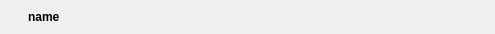
<?xml version="1.0" encoding="UTF-8"?>
<ui version="4.0">
 <class>check_item_widget</class>
 <widget class="QWidget" name="check_item_widget">
  <property name="geometry">
   <rect>
    <x>0</x>
    <y>0</y>
    <width>495</width>
    <height>34</height>
   </rect>
  </property>
  <property name="windowTitle">
   <string>Form</string>
  </property>
  <layout class="QVBoxLayout" name="verticalLayout">
   <property name="spacing">
    <number>0</number>
   </property>
   <property name="margin">
    <number>0</number>
   </property>
   <item>
    <widget class="QFrame" name="frame">
     <property name="frameShape">
      <enum>QFrame::NoFrame</enum>
     </property>
     <layout class="QHBoxLayout" name="horizontalLayout">
      <property name="spacing">
       <number>4</number>
      </property>
      <property name="leftMargin">
       <number>4</number>
      </property>
      <property name="topMargin">
       <number>0</number>
      </property>
      <property name="rightMargin">
       <number>4</number>
      </property>
      <property name="bottomMargin">
       <number>0</number>
      </property>
      <item>
       <widget class="QLabel" name="state_icon">
        <property name="minimumSize">
         <size>
          <width>20</width>
          <height>20</height>
         </size>
        </property>
        <property name="maximumSize">
         <size>
          <width>20</width>
          <height>20</height>
         </size>
        </property>
        <property name="text">
         <string/>
        </property>
        <property name="pixmap">
         <pixmap resource="resources.qrc">:/icons/clock.png</pixmap>
        </property>
        <property name="scaledContents">
         <bool>true</bool>
        </property>
       </widget>
      </item>
      <item>
       <widget class="QLabel" name="check_name">
        <property name="font">
         <font>
          <weight>75</weight>
          <bold>true</bold>
         </font>
        </property>
        <property name="text">
         <string>name</string>
        </property>
       </widget>
      </item>
      <item>
       <spacer name="horizontalSpacer">
        <property name="orientation">
         <enum>Qt::Horizontal</enum>
        </property>
        <property name="sizeHint" stdset="0">
         <size>
          <width>560</width>
          <height>20</height>
         </size>
        </property>
       </spacer>
      </item>
      <item>
       <widget class="QToolButton" name="scan_btn">
        <property name="toolTip">
         <string>&lt;html&gt;&lt;head/&gt;&lt;body&gt;&lt;p&gt;&lt;span style=&quot; font-weight:600; color:#ffff00;&quot;&gt;开始检查&lt;/span&gt;&lt;/p&gt;&lt;/body&gt;&lt;/html&gt;</string>
        </property>
        <property name="text">
         <string/>
        </property>
        <property name="icon">
         <iconset>
          <normalon>:/icons/play_icon.png</normalon>
         </iconset>
        </property>
        <property name="autoRaise">
         <bool>true</bool>
        </property>
       </widget>
      </item>
      <item>
       <widget class="QToolButton" name="solve_btn">
        <property name="toolTip">
         <string>&lt;html&gt;&lt;head/&gt;&lt;body&gt;&lt;p&gt;&lt;span style=&quot; font-weight:600; color:#ffff00;&quot;&gt;自动修改&lt;/span&gt;&lt;/p&gt;&lt;/body&gt;&lt;/html&gt;</string>
        </property>
        <property name="text">
         <string/>
        </property>
        <property name="icon">
         <iconset>
          <normalon>:/icons/correct.png</normalon>
         </iconset>
        </property>
        <property name="autoRaise">
         <bool>true</bool>
        </property>
       </widget>
      </item>
      <item>
       <widget class="QToolButton" name="skip_btn">
        <property name="toolTip">
         <string>&lt;html&gt;&lt;head/&gt;&lt;body&gt;&lt;p&gt;&lt;span style=&quot; font-weight:600; color:#ffff00;&quot;&gt;取消检查&lt;/span&gt;&lt;/p&gt;&lt;/body&gt;&lt;/html&gt;</string>
        </property>
        <property name="text">
         <string/>
        </property>
        <property name="icon">
         <iconset>
          <normalon>:/icons/clear_search.png</normalon>
         </iconset>
        </property>
        <property name="popupMode">
         <enum>QToolButton::DelayedPopup</enum>
        </property>
        <property name="autoRaise">
         <bool>true</bool>
        </property>
        <property name="arrowType">
         <enum>Qt::NoArrow</enum>
        </property>
       </widget>
      </item>
     </layout>
    </widget>
   </item>
  </layout>
 </widget>
 <resources>
  <include location="resources.qrc"/>
 </resources>
 <connections/>
</ui>
